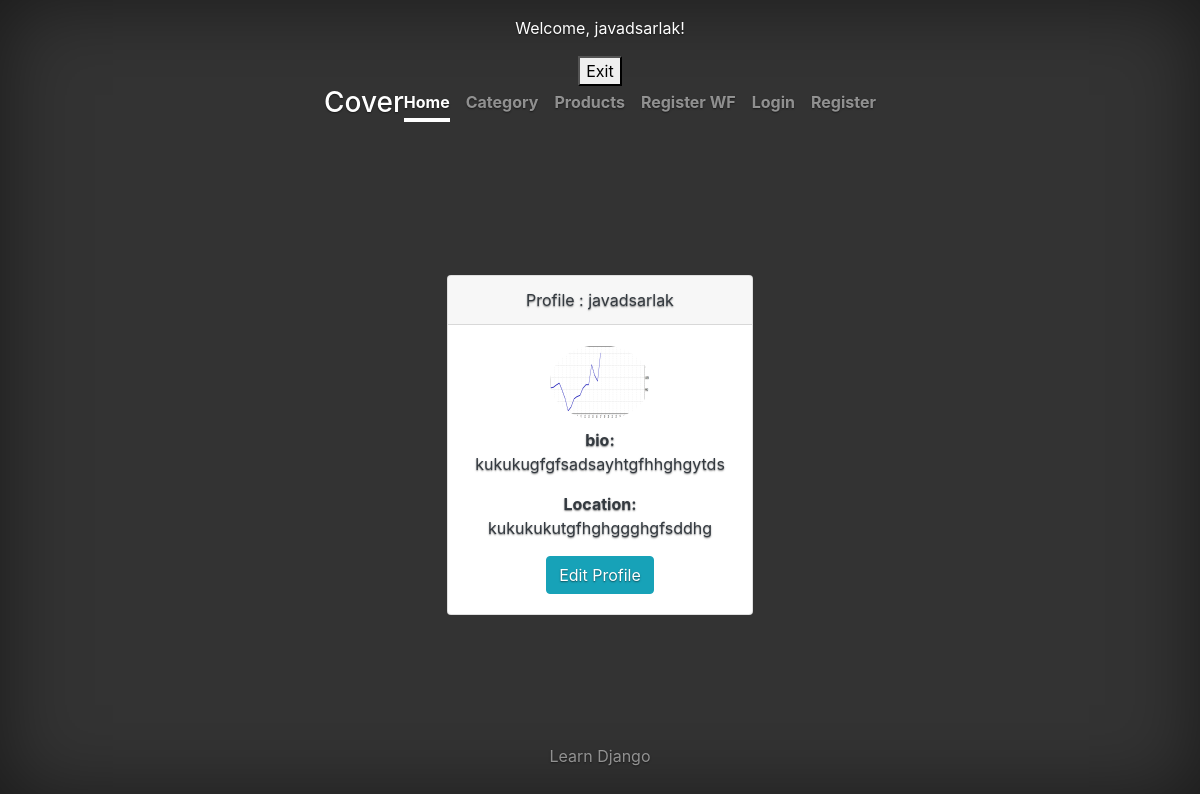
The app's page /user/show_profile (signed in) with its own data.
### modellearn/models.py (models this page shows)
class Person(AbstractUser):
    age = models.IntegerField(default=18)
    mobile = models.CharField(unique=True, max_length=13, null=True, blank=True)
    sex = models.BooleanField(blank=True, null=True)
    create_at = models.DateTimeField(auto_now_add=True)
    updated_at = models.DateTimeField(auto_now=True)
    birthday = models.DateTimeField(blank=True, null=True)
    class Meta:
        db_table = 'person'
        ordering = ['create_at']
        verbose_name_plural = 'persons'
        verbose_name = 'person'

### user/models.py (models this page shows, shortened)
class Profile(models.Model):
    user = models.OneToOneField(Person, on_delete=models.CASCADE)
    bio = models.TextField()
    location = models.CharField(max_length=150, blank=True, null=True)
    profile_picture = models.ImageField(upload_to="profile_pic/", null=True, blank=True)

### user/views.py (the view)
# urls.py: path('show_profile', show_profile, name="show_profile"),
@login_required
def show_profile(request):
    profile = get_object_or_404(Profile, user=request.user)
    return render(request, 'profile.html', {'profile': profile})

### templates/profile.html (shortened to what this page needs)
{% extends 'base_layout.html' %}
{% block main %}
    {% load static %}
    <div class="container mt-4">
        <div class="row justify-content-center">
            <div class="col-md-8">
                <div class="card">
                    <div class="card-header text-dark">
                        Profile : {{ profile.user.username}}
                    </div>
                    <div class="card-body text-center">
                        <img alt="Pic" class="img-fluid rounded-circle" src="{{ profile.profile_picture.url }}"
                             width="100"
                             height="100">
                        <p class="text-dark"><strong>bio:</strong>
                            {{ profile.bio}}
                        </p>
                        <p class="text-dark"><strong>Location: </strong>
                            {{ profile.location }}
                        </p>
                        <a href="{% url 'edit_profile' %}" class="btn btn-info">
                            Edit Profile
                        </a>
                    </div>
                </div>
            </div>
        </div>
    </div>
{% endblock %}

### templates/base_layout.html (shortened to what this page needs)
<!doctype html>
<html lang="en">
<head>
    {% load static %}
    <link rel="stylesheet" href="{% static 'css/all.min.css' %}">
    <link href="{% static 'css/bootstrap.min.css' %}" rel="stylesheet">
    <link href="{% static 'css/cover.css' %}" rel="stylesheet">
</head>
<body class="text-center">
<div class="cover-container d-flex h-100 p-3 mx-auto flex-column">
    {% if user.is_authenticated %}
        <p>Welcome, {{ user.username }}!</p>
        <form method="post" action="{% url 'logout' %}">
            <button type="submit">Exit</button>
        </form>
    {% endif %}
    <header class="masthead mb-auto">
        <div class="inner">
            <h3 class="masthead-brand">Cover</h3>
            <nav class="nav nav-masthead justify-content-center">
                <a class="nav-link active" href="#">Home</a>
                <a class="nav-link" href="{% url 'list_category' %}">Category</a>
                <a class="nav-link" href="{% url 'list_products' %}">Products</a>
                <a class="nav-link" href="{% url 'show_register_wf' %}">Register WF</a>
                <a class="nav-link" href="{% url 'login' %}">Login</a>
                <a class="nav-link" href="{% url 'register' %}">Register</a>
            </nav>
        </div>
    </header>
    <main role="main" class="inner cover">
        {% block main %}
        {% endblock %}
    </main>
    <footer class="mastfoot mt-auto">
        <div class="inner">
            <p>Learn Django </p>
        </div>
    </footer>
</div>
</body>
</html>

### static/css/cover.css (style rules this page uses)
a, a:focus, a:hover { color: #fff; }
html, body { height: 100%; background-color: #333; }
body { display: -ms-flexbox; display: -webkit-box; display: flex; -ms-flex-pack: center; -webkit-box-pack: center; justify-content: center; color: #fff; text-shadow: 0 .05rem .1rem rgba(0, 0, 0, .5); box-shadow: inset 0 0 5rem rgba(0, 0, 0, .5); }
.cover-container { max-width: 42em; }
.masthead { margin-bottom: 2rem; }
.masthead-brand { margin-bottom: 0; }
.nav-masthead .nav-link { padding: .25rem 0; font-weight: 700; color: rgba(255, 255, 255, .5); background-color: transparent; border-bottom: .25rem solid transparent; }
.nav-masthead .nav-link + .nav-link { margin-left: 1rem; }
.nav-masthead .active { color: #fff; border-bottom-color: #fff; }
@media (min-width: 48em) { .masthead-brand { float: left; } }
@media (min-width: 48em) { .nav-masthead { float: right; } }
.cover { padding: 0 1.5rem; }
.mastfoot { color: rgba(255, 255, 255, .5); }

### records on screen
Person: username "javadsarlak"
Profile: user.username "javadsarlak", profile_picture (picture), bio "kukukugfgfsadsayhtgfhhghgytds", location "kukukukutgfhghggghgfsddhg"
